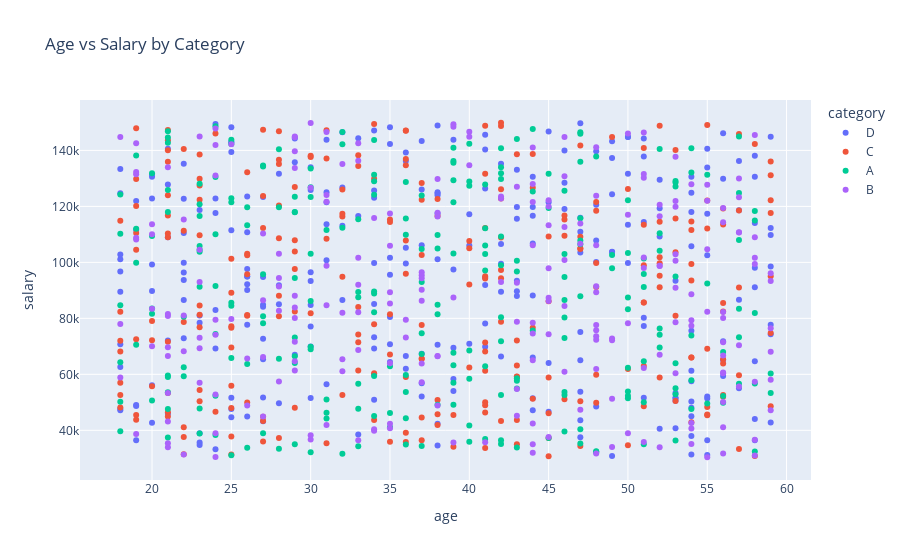

Here is the notebook cell this chart was saved with:
### Code cell
import pandas as pd
import plotly.express as px

import pandas as pd

df = pd.read_csv("csv_files/employees_data.csv")

# Plotly Express를 사용하여 인터랙티브한 산점도 그래프 생성
fig = px.scatter(df, x="age", y="salary", color="category",
                 hover_data=["id", "score", "on_leave"],
                 title="Age vs Salary by Category")

# 그래프 표시
fig.show()

### Figure 1 — Plotly figure (JSON) as saved in the notebook; plotly's stock layout.template omitted (floating-point values rounded to 4 significant figures; data arrays with more than 128 entries replaced by an {"elided": "..."} marker saying what was removed)
{"data": [{"customdata": {"elided": "264x3 mixed values"}, "hovertemplate": "category=D<br>age=%{x}<br>salary=%{y}<br>id=%{customdata[0]}<br>score=%{customdata[1]}<br>on_leave=%{customdata[2]}<extra></extra>", "legendgroup": "D", "marker": {"color": "#636efa", "symbol": "circle"}, "mode": "markers", "name": "D", "orientation": "v", "showlegend": true, "type": "scatter", "x": {"elided": "264 int values"}, "xaxis": "x", "y": {"elided": "264 int values"}, "yaxis": "y"}, {"customdata": {"elided": "253x3 mixed values"}, "hovertemplate": "category=C<br>age=%{x}<br>salary=%{y}<br>id=%{customdata[0]}<br>score=%{customdata[1]}<br>on_leave=%{customdata[2]}<extra></extra>", "legendgroup": "C", "marker": {"color": "#EF553B", "symbol": "circle"}, "mode": "markers", "name": "C", "orientation": "v", "showlegend": true, "type": "scatter", "x": {"elided": "253 int values"}, "xaxis": "x", "y": {"elided": "253 int values"}, "yaxis": "y"}, {"customdata": {"elided": "249x3 mixed values"}, "hovertemplate": "category=A<br>age=%{x}<br>salary=%{y}<br>id=%{customdata[0]}<br>score=%{customdata[1]}<br>on_leave=%{customdata[2]}<extra></extra>", "legendgroup": "A", "marker": {"color": "#00cc96", "symbol": "circle"}, "mode": "markers", "name": "A", "orientation": "v", "showlegend": true, "type": "scatter", "x": {"elided": "249 int values"}, "xaxis": "x", "y": {"elided": "249 int values"}, "yaxis": "y"}, {"customdata": {"elided": "234x3 mixed values"}, "hovertemplate": "category=B<br>age=%{x}<br>salary=%{y}<br>id=%{customdata[0]}<br>score=%{customdata[1]}<br>on_leave=%{customdata[2]}<extra></extra>", "legendgroup": "B", "marker": {"color": "#ab63fa", "symbol": "circle"}, "mode": "markers", "name": "B", "orientation": "v", "showlegend": true, "type": "scatter", "x": {"elided": "234 int values"}, "xaxis": "x", "y": {"elided": "234 int values"}, "yaxis": "y"}], "layout": {"autosize": true, "legend": {"title": {"text": "category"}, "tracegroupgap": 0}, "title": {"text": "Age vs Salary by Category"}, "xaxis": {"anchor": "y", "autorange": true, "domain": [0, 1], "range": [15.52, 61.48], "title": {"text": "age"}, "type": "linear"}, "yaxis": {"anchor": "x", "autorange": true, "domain": [0, 1], "range": [20510.0, 159700.0], "title": {"text": "salary"}, "type": "linear"}}}
